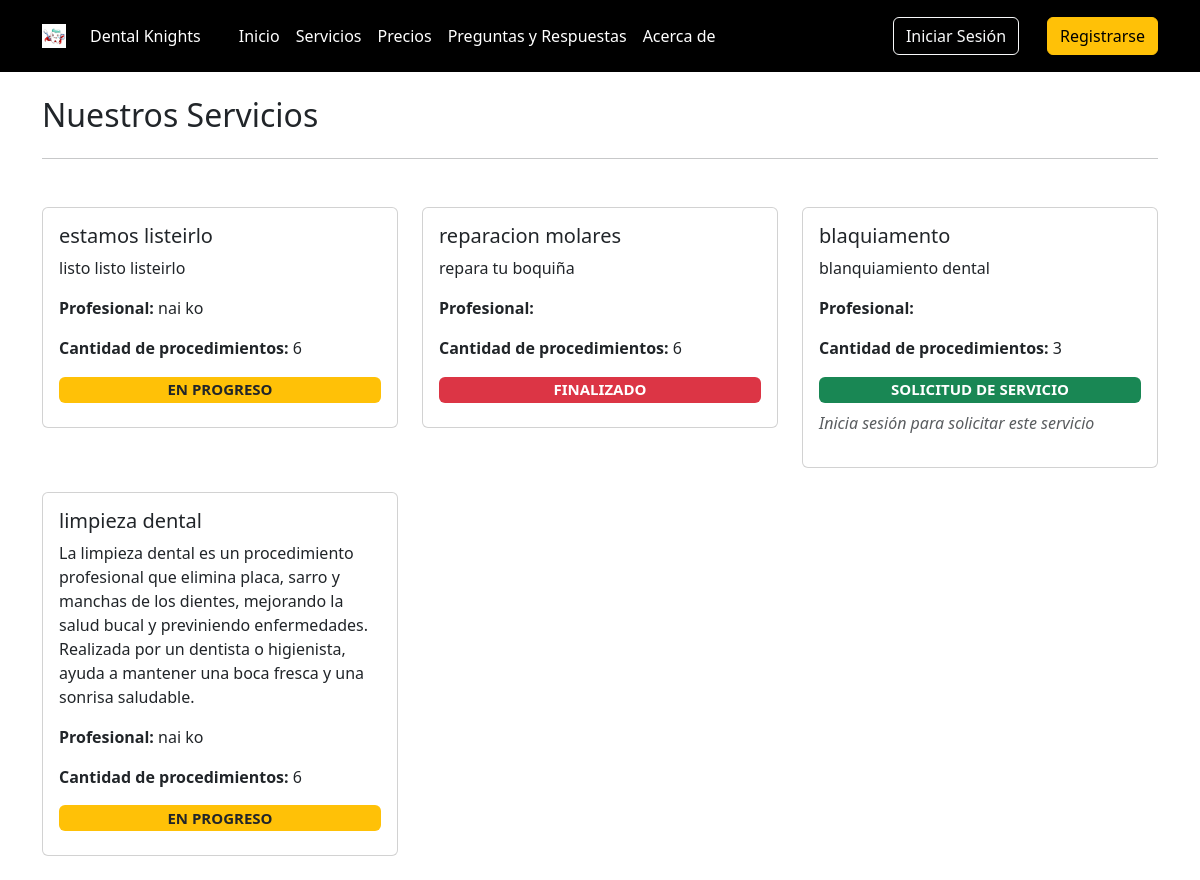
The page /servicios/ on the database as committed earlier.
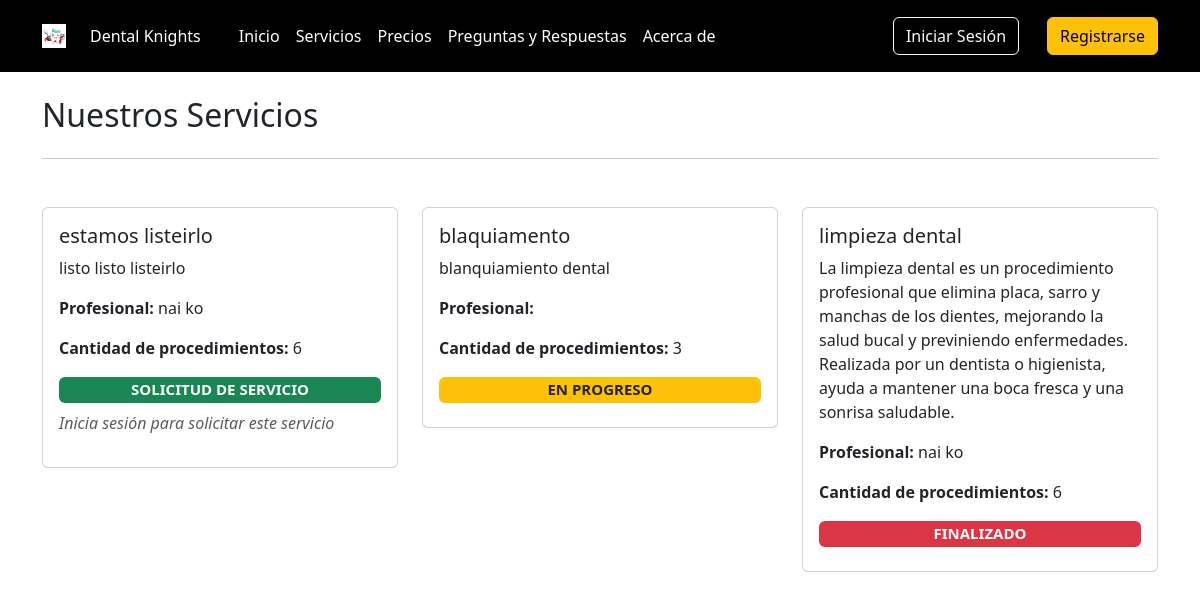
The same page on the database as committed later.
### core/models.py (models this page shows, shortened)
class Servicios(models.Model):
    STATUS_CHOICES = (
        ('S', 'Solicitud de Servicio'), # Servicio solicitado por el cliente
        ('P', 'En progreso'),           # Servicio en proceso de realización
        ('F', 'Finalizado'),            # Servicio completado
    )
    name = models.CharField(max_length=100, verbose_name='Nombre del Servicio') # Nombre del servicio
    description = models.TextField(blank=True, null=True, verbose_name='Descripción') # Descripción opcional del servicio
    profesional = models.ForeignKey(User, on_delete=models.CASCADE, limit_choices_to={'groups__name': 'profesionales'}, verbose_name='Profesional') # Profesional asignado, relacionado con un usuario del grupo "profesionales"
    n_procedimientos = models.PositiveIntegerField(default=0, verbose_name='Número de sesiones')
    status = models.CharField(max_length=1, choices=STATUS_CHOICES, default='S', verbose_name='Estado')
    class Meta:
        verbose_name = 'servicio'
        verbose_name_plural = 'servicios'

### core/views.py (the view)
# urls.py: path('servicios/', ServiciosView.as_view(), name='servicios'),
@add_group_name_to_context
class ServiciosView(TemplateView):
    template_name = 'servicios.html'
    def get_context_data(self, **kwargs):
        context = super().get_context_data(**kwargs)
        servicios = Servicios.objects.all().order_by('-id') # Obtiene todos los servicios
        cliente = self.request.user if self.request.user.is_authenticated else None
        for item in servicios:
            if cliente:
                registration = RegistroServicio.objects.filter(servicio=item, cliente=cliente).first()
                item.is_enrolled = registration is not None
            else:
                item.is_enrolled = False
            enrollment_count = RegistroServicio.objects.filter(servicio=item).count()
            item.enrollment_count = enrollment_count
        context['servicios'] = servicios
        return context

### core/views.py (called while the page is built, shortened)
def get_group_and_color(user):
    group = user.groups.first()
    group_id = None
    group_name = None
    group_name_singular = None
    color = None
    return group_id, group_name, group_name_singular, color

def add_group_name_to_context(view_class):
    original_dispatch = view_class.dispatch
    def dispatch(self, request, *args, **kwargs):
        user = self.request.user
        group_id, group_name, group_name_singular, color = get_group_and_color(user)
        context = {
            'group_name': group_name,
            'group_name_singular': group_name_singular,
            'color': color
        }
        self.extra_context = context
        return original_dispatch(self, request, *args, **kwargs)
    view_class.dispatch = dispatch
    return view_class

### templates/servicios.html (shortened to what this page needs)
{% extends 'base.html' %}
{% block content %}
    <div class="container my-4">
        <div class="row">
            <div class="col">
                <h2>Nuestros Servicios</h2>
            </div>
            <div class="col">
            </div>
        </div>
        <hr>
        <div class="row row-cols-1 row-cols-md-2 row-cols-lg-3 g-4 my-4">
            {% for servicio in servicios %}
                <div class="col">
                    <div class="card">
                        <div class="card-body">
                            <h5 class="card-title">{{ servicio.name }}</h5>
                            <p class="card-text">{{ servicio.description }}</p>
                            <p class="card-text">
                                <strong>Profesional: </strong>{{ servicio.profesional.first_name }} {{ servicio.profesional.last_name }}
                            </p>
                            <p class="card-text"><strong>Cantidad de procedimientos: </strong>{{ servicio.n_procedimientos }}</p>
                            {% if servicio.status == 'F' %}
                                <h5><span class="badge bg-danger w-100">{{ servicio.get_status_display|upper }}</span></h5>
                            {% elif servicio.status == 'P' %}
                                <h5><span class="badge bg-warning text-dark w-100">{{ servicio.get_status_display|upper }}</span></h5>
                            {% elif servicio.status == 'S' %}
                                <h5><span class="badge bg-success w-100">{{ servicio.get_status_display|upper }}</span></h5>
                                {% if user.is_authenticated %}
                                    {% if group_name == 'clientes' %}
                                        {% if not servicio.is_enrolled %}
                                            <a class="btn btn-sm btn-success" href="#">Solicitar Servicio</a>
                                        {% else %}
                                            <p class="text-success"><strong>Solicitud en curso o servicio ya inscrito</strong></p>
                                        {% endif %}
                                    {% endif %}
                                {% else %}
                                    <p class="text-muted"><em>Inicia sesión para solicitar este servicio</em></p>
                                {% endif %}
                            {% endif %}
                        </div>
                    </div>
                </div>
            {% endfor %}
        </div>
    </div>
{% endblock %}

### templates/base.html (shortened to what this page needs)
{% load static %}
<!doctype html>
<html lang="es">
<head>
    <link href="https://cdn.jsdelivr.net/npm/bootstrap@5.3.0/dist/css/bootstrap.min.css" rel="stylesheet">
</head>
<body>
    {% include 'header.html' %}
    {% block content %}{% endblock %}
</body>
</html>

### templates/header.html
{% if user.is_authenticated %}
    {% if group_name == 'clientes' %}
        <header class="p-3 text-bg-dark bg-primary">
    {% elif group_name == 'profesionales' %}
        <header class="p-3 text-bg-dark bg-success">
    {% elif group_name == 'ejecutivos' %}
        <header class="p-3 text-bg-dark bg-danger">
    {% elif group_name == 'administradores' %}
        <header class="p-3 text-bg-dark bg-info">
    {% else %}
        <header class="p-3 text-bg-dark bg-dark">
    {% endif %}
{% else %}
    <header class="p-3 text-bg-dark bg-black">
{% endif %}
    <div class="container">
        <div class="d-flex flex-wrap align-items-center justify-content-between">
            <a href="{% url 'home' %}" class="d-flex align-items-center mb-2 mb-lg-0 text-white text-decoration-none text-center" style="margin-right: 30px;">
                <img src="/media/dienteicon.jpg" alt="Logo" style="width: 24px; height: 24px; margin-right: 8px;">
                <span class="ms-3">Dental Knights</span>
            </a>
            {% if user.is_authenticated %}
                {% if group_name == 'clientes' %}
                    <ul class="nav col-12 col-lg-auto me-lg-auto mb-2 justify-content-center mb-md-0 bg-primary">
                {% elif group_name == 'profesionales' %}
                    <ul class="nav col-12 col-lg-auto me-lg-auto mb-2 justify-content-center mb-md-0 bg-success">
                {% elif group_name == 'ejecutivos' %}
                    <ul class="nav col-12 col-lg-auto me-lg-auto mb-2 justify-content-center mb-md-0 bg-danger">
                {% elif group_name == 'administradores' %}
                    <ul class="nav col-12 col-lg-auto me-lg-auto mb-2 justify-content-center mb-md-0 bg-info">
                {% else %}
                    <ul class="nav col-12 col-lg-auto me-lg-auto mb-2 justify-content-center mb-md-0 bg-dark">
                {% endif %}
            {% else %}
                <ul class="nav col-12 col-lg-auto me-lg-auto mb-2 justify-content-center mb-md-0 bg-black">
            {% endif %}
                <li><a href="{% url 'home' %}" class="nav-link px-2 text-white">Inicio</a></li>
                <li><a href="{% url 'servicios' %}" class="nav-link px-2 text-white">Servicios</a></li>
                {% if not user.is_authenticated or group_name == 'clientes' %}
                <li><a href="{% url 'pricing' %}" class="nav-link px-2 text-white">Precios</a></li>
                <li><a href="#" class="nav-link px-2 text-white">Preguntas y Respuestas</a></li>
                <li><a href="#" class="nav-link px-2 text-white">Acerca de</a></li>
                {% endif %}
            </ul>
            <div class="d-flex align-items-center" style="gap: 20px;">
                {% if user.is_authenticated %}
                    <li style="list-style-type: none;">
                        <a class="nav-link px-2 text-white" href="{% url 'profile' %}">{{ group_name_singular|capfirst }}
                            | {{ user.username }}</a>
                    </li>
                    <form action="{% url 'logout' %}" method="post" style="display: inline;">
                        {% csrf_token %}
                        <button type="submit" class="btn btn-lg btn-danger">Cerrar Sesión</button>
                    </form>
                {% else %}
                    <a href="{% url 'login' %}" class="btn btn-outline-light me-2">Iniciar Sesión</a>
                    <a href="{% url 'register' %}" class="btn btn-warning">Registrarse</a>
                {% endif %}
            </div>
        </div>
    </div>
</header>

Rows that differ between the two databases and show on the page:
removed Servicios: name "reparacion molares", description "repara tu boquiña", n_procedimientos "6", status "FINALIZADO"
changed Servicios "estamos listeirlo": status "EN PROGRESO" → "SOLICITUD DE SERVICIO"
changed Servicios "blaquiamento": status "SOLICITUD DE SERVICIO" → "EN PROGRESO"
changed Servicios "limpieza dental": status "EN PROGRESO" → "FINALIZADO"
